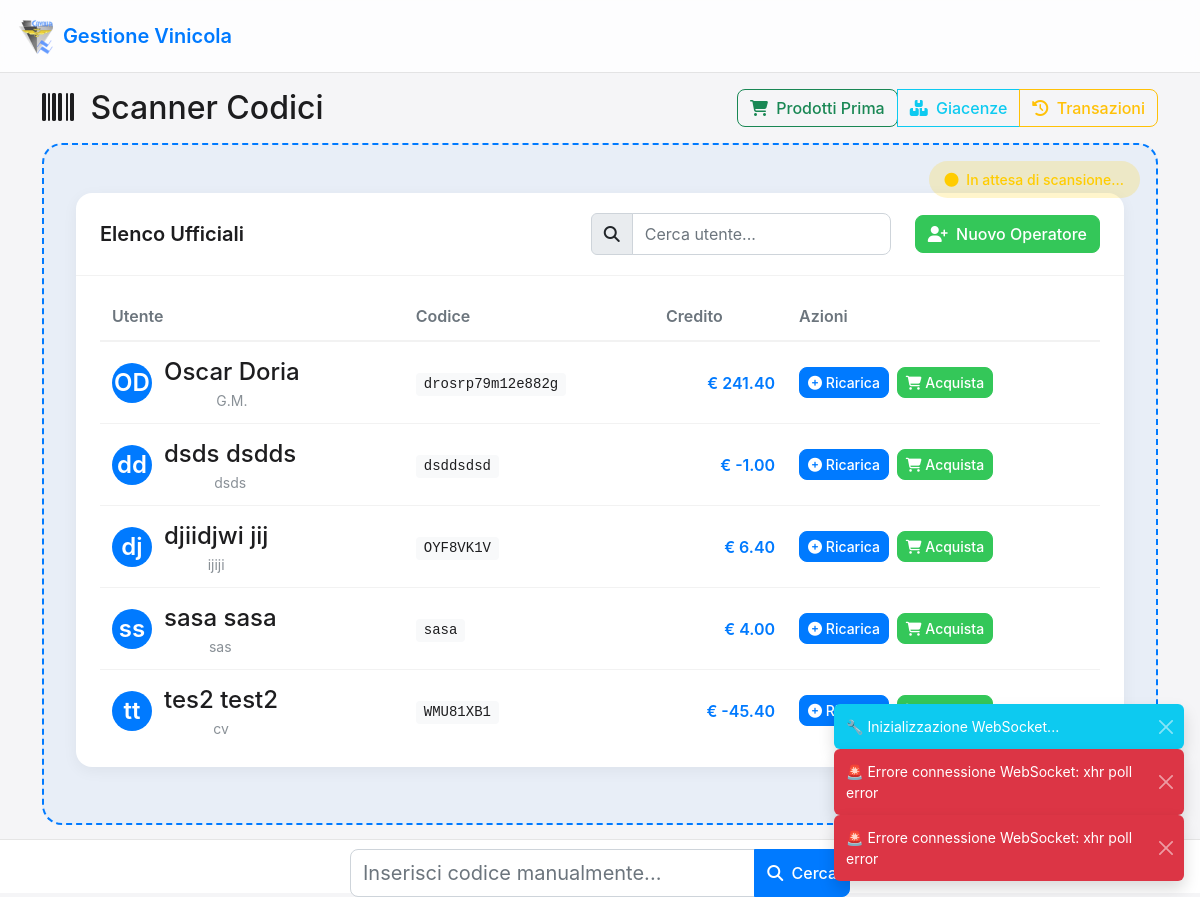
The app's page /barcode_scanner, older data.
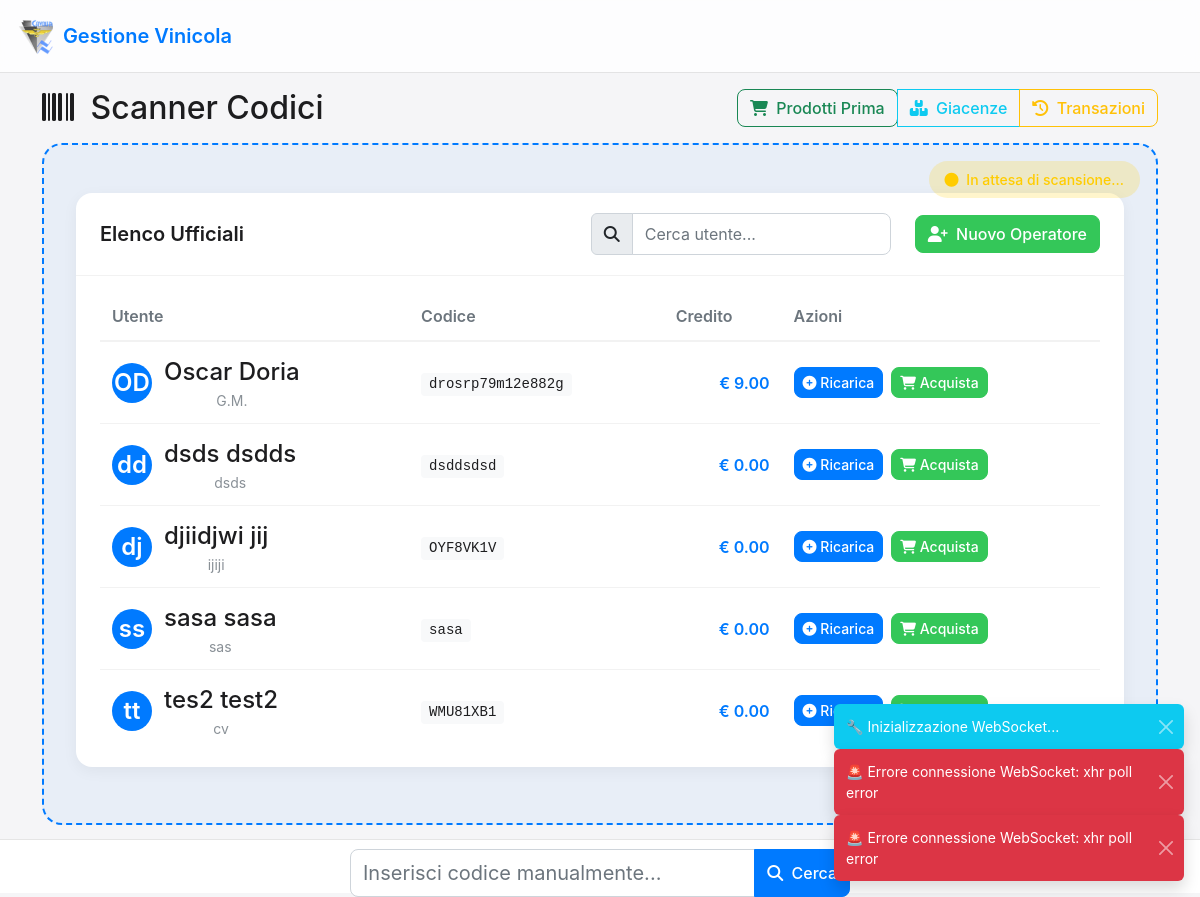
The same page, newer data.
### app.py (models this page shows, shortened)
class Employee(db.Model):
    id = db.Column(db.Integer, primary_key=True)
    code = db.Column(db.String(50), unique=True)  # Codice a barre della card
    first_name = db.Column(db.String(100))
    last_name = db.Column(db.String(100))
    rank = db.Column(db.String(100))
    credit = db.Column(db.Numeric(10, 2), default=0)
    credit_hash = db.Column(db.String(64))  # Hash per verificare l'integrità del credito
    credit_limit = db.Column(db.Numeric(10, 2), default=0)  # Limite di credito negativo consentito

### app.py (the view)
@app.route('/barcode_scanner')
def barcode_scanner():
    last_barcode_info = get_last_barcode()
    last_barcode = last_barcode_info['barcode'] if last_barcode_info else None
    products = Product.query.filter_by(active=True).all()
    employees = Employee.query.order_by(Employee.last_name).all()
    return render_template(
        'barcode_scanner.html',
        last_barcode=last_barcode,
        products=products,
        employees=employees
    )

### app.py (called while the page is built)
def get_last_barcode():
    global barcode_data, barcode_lock, last_barcode_time
    with barcode_lock:
        if barcode_data:
            return {
                'barcode': barcode_data[-1],
                'timestamp': last_barcode_time
            }
        return None

@app.context_processor
def inject_app_info():
    now = datetime.now()
    return {
        'app_name': app.config['APP_NAME'],
        'app_version': app.config['APP_VERSION'],
        'now': now
    }

### templates/barcode_scanner.html (shortened to what the changed rows need)
{% extends "base.html" %}
{% block content %}
<div class="d-flex justify-content-between align-items-center mb-3">
    <h2 class="mb-0">
        <i class="fas fa-barcode me-2"></i>
        Scanner Codici
    </h2>
</div>
<div class="scanner-container">
    <div class="scanner-area" id="scannerArea">
        <div class="employees-table-container">
            <div class="table-wrapper">
                <table class="employees-table" id="employeesTable">
                    <thead>
                        <tr>
                            <th>Utente</th>
                            <th>Codice</th>
                            <th>Credito</th>
                            <th>Azioni</th>
                        </tr>
                    </thead>
                    <tbody>
                        {% for employee in employees %}
                        {% if employee.code != 'CASSA' %}
                        <tr class="employee-row" data-employee-id="{{ employee.id }}" data-first-name="{{ employee.first_name }}" data-last-name="{{ employee.last_name }}">
                            <td class="employee-name-cell">
                                <div class="employee-avatar">{{ employee.first_name[0] }}{{ employee.last_name[0] }}</div>
                                <div class="employee-info">
                                    <div class="employee-name">{{ employee.first_name }} {{ employee.last_name }}</div>
                                    <div class="employee-rank">{{ employee.rank }}</div>
                                </div>
                            </td>
                            <td>
                                <span class="employee-code">{{ employee.code }}</span>
                            </td>
                            <td>
                                <div class="employee-credit">€ {{ "%.2f"|format(employee.credit) }}</div>
                            </td>
                            <td>
                                <div class="table-actions">
                                    <button class="btn btn-sm btn-primary add-credit-btn" data-employee-id="{{ employee.id }}">
                                        <i class="fas fa-plus-circle"></i> Ricarica
                                    </button>
                                    <button class="btn btn-sm btn-success purchase-btn" data-employee-id="{{ employee.id }}">
                                        <i class="fas fa-shopping-cart"></i> Acquista
                                    </button>
                                </div>
                            </td>
                        </tr>
                        {% endif %}
                        {% endfor %}
                    </tbody>
                </table>
            </div>
        </div>
    </div>
</div>
{% endblock %}

Row changes from the older to the newer data that the page shows:
changed Employee "Oscar": credit "241.40" → "9.00"
changed Employee "dsds": credit "-1.00" → "0.00"
changed Employee "djiidjwi": credit "6.40" → "0.00"
changed Employee "sasa": credit "4.00" → "0.00"
changed Employee "tes2": credit "-45.40" → "0.00"
